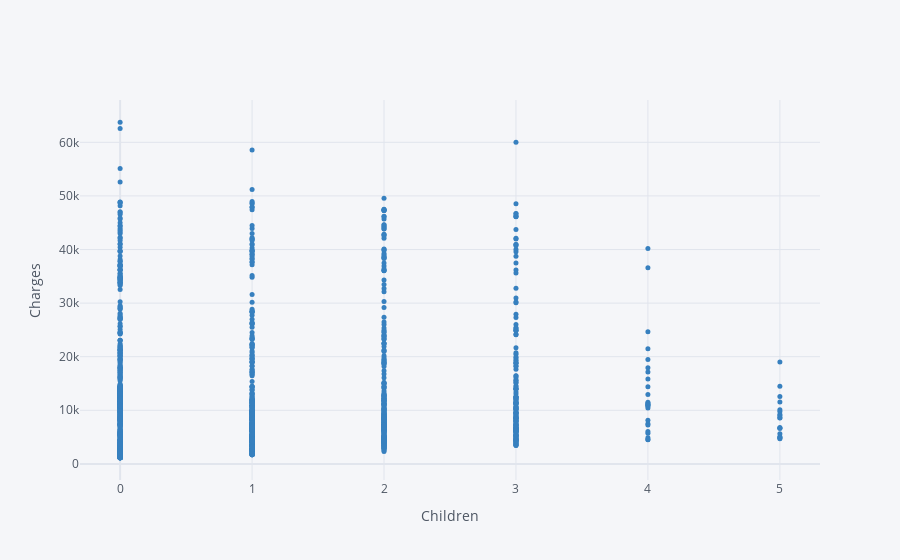

Notebook code for this chart:
### Code cell
insurance.iplot(kind='scatter',x='children',y='charges',mode='markers',size=5,xTitle='Children',yTitle='Charges',color='blue')

### Figure 1 — Plotly figure (JSON) as saved in the notebook; plotly's stock layout.template omitted (floating-point values rounded to 4 significant figures; data arrays with more than 128 entries replaced by an {"elided": "..."} marker saying what was removed)
{"data": [{"line": {"color": "rgba(55, 128, 191, 1.0)", "dash": "solid", "shape": "linear", "width": 1.3}, "marker": {"size": 5, "symbol": "circle"}, "mode": "markers", "name": "charges", "text": "", "type": "scatter", "x": {"elided": "1338 int values"}, "y": {"elided": "1338 float values"}}], "layout": {"legend": {"bgcolor": "#F5F6F9", "font": {"color": "#4D5663"}}, "paper_bgcolor": "#F5F6F9", "plot_bgcolor": "#F5F6F9", "title": {"font": {"color": "#4D5663"}}, "xaxis": {"gridcolor": "#E1E5ED", "showgrid": true, "tickfont": {"color": "#4D5663"}, "title": {"font": {"color": "#4D5663"}, "text": "Children"}, "zerolinecolor": "#E1E5ED"}, "yaxis": {"gridcolor": "#E1E5ED", "showgrid": true, "tickfont": {"color": "#4D5663"}, "title": {"font": {"color": "#4D5663"}, "text": "Charges"}, "zerolinecolor": "#E1E5ED"}}}
